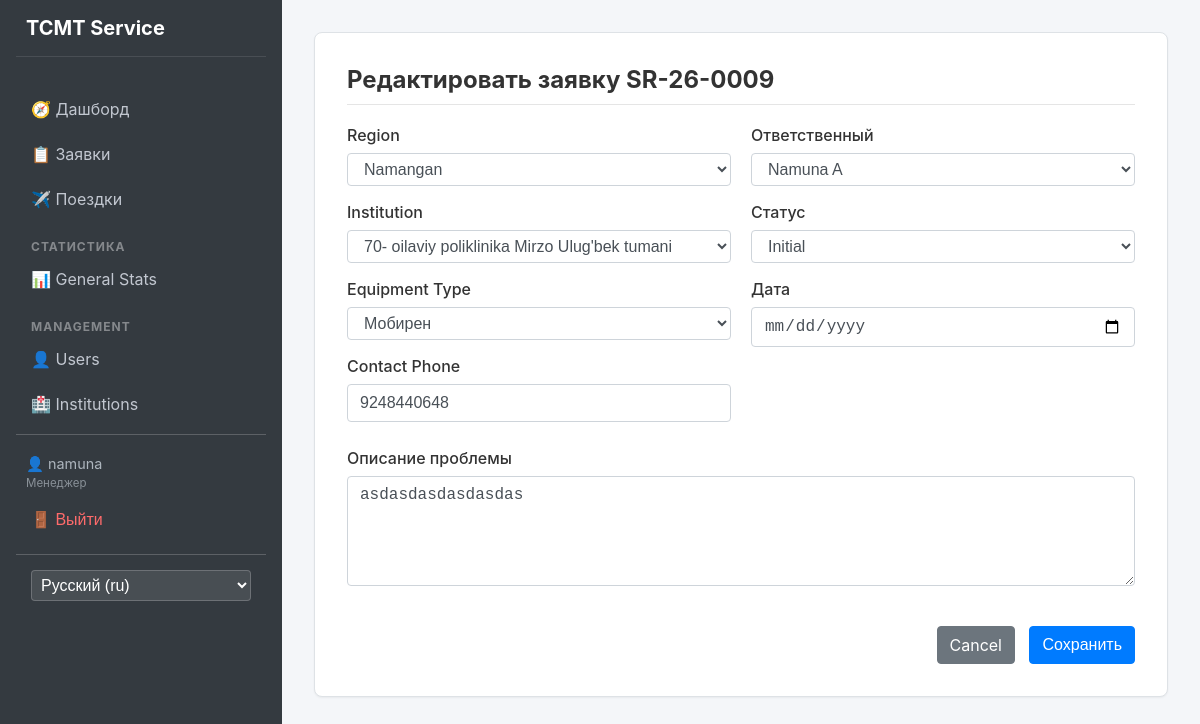
The page /requests/9/edit/ (signed in) on the database its author committed.
### apps/users/models.py (models this page shows)
class User(AbstractUser):
    class Role(models.TextChoices):
        ADMIN = 'admin', 'Администратор'
        MANAGER = 'manager', 'Менеджер'
        USER = 'user', 'Пользователь'
    full_name = models.CharField(max_length=255)
    passport = models.CharField(max_length=20)
    role = models.CharField(
        max_length=20,
        choices=Role.choices,
        default=Role.USER
    )
    def __str__(self):
        return self.full_name

### apps/requests/models.py (models this page shows, shortened)
class Request(models.Model):
    created_at = models.DateField(default=datetime.date.today)
    responsible = models.ForeignKey(
        settings.AUTH_USER_MODEL,
        on_delete=models.SET_NULL,
        null=True,
        related_name='requests'
    )
    region = models.ForeignKey(Region, on_delete=models.PROTECT)
    institution = models.ForeignKey(Institution, on_delete=models.PROTECT)
    description = models.TextField()
    contact_phone = models.CharField(max_length=20)
    request_number = models.CharField(
        max_length=20,
        unique=True,
        editable=False
    )
    equipment_type = models.ForeignKey(EquipmentType, on_delete=models.PROTECT)
    status = models.ForeignKey(Status, on_delete=models.PROTECT)

### apps/requests/views.py (the view)
# urls.py: path('<int:pk>/edit/', views.RequestUpdateView.as_view(), name='update'),
class RequestUpdateView(LoginRequiredMixin, UpdateView):
    model = Request
    template_name = 'requests/form.html'
    success_url = reverse_lazy('requests:list')
    def dispatch(self, request, *args, **kwargs):
        response = super().dispatch(request, *args, **kwargs)
        obj = self.object
        if request.user.role == User.Role.USER:
            if obj.status and obj.status.name in CLOSED_STATUSES:
                return redirect('requests:list')
        return response
    def get_context_data(self, **kwargs):
        context = super().get_context_data(**kwargs)
        context['institution_mapping'] = list(Institution.objects.values('id', 'region_id'))
        return context
    def get_form_class(self):
        if self.request.user.role == User.Role.USER:
            return RequestStatusForm
        return RequestForm

### apps/requests/forms.py
class RequestForm(forms.ModelForm):
    class Meta:
        model = Request
        exclude = ['request_number']
        widgets = {
            'description': forms.Textarea(attrs={'rows': 4}),
            'created_at': forms.DateInput(attrs={'type': 'date'}),
        }

### apps/core/models.py (called while the page is built)
    def __str__(self):
        return self.name

    def __str__(self):
        return self.name

    def __str__(self):
        return self.name

    def __str__(self):
        return self.name

### templates/requests/form.html (shortened to what this page needs)
{% extends 'base.html' %}
{% load i18n %}
{% block content %}
<div class="glass-container" style="max-width: 800px; margin: 0 auto;">
    <h2 style="color: black; border-bottom: 1px solid rgba(0,0,0,0.1); padding-bottom: 10px;">
        {% if form.instance.pk %}
        {% trans "Edit Request" %} {{ form.instance.request_number }}
        {% else %}
        {% trans "New Request" %}
        {% endif %}
    </h2>
    <form method="post">
        <div style="display: grid; grid-template-columns: 1fr 1fr; gap: 20px;">
            <div>
                <label>{% trans "Region" %}</label>
                {{ form.region }}
                <label>{% trans "Institution" %}</label>
                {{ form.institution }}
                <label>{% trans "Equipment Type" %}</label>
                {{ form.equipment_type }}
                <label>{% trans "Contact Phone" %}</label>
                {{ form.contact_phone }}
            </div>
            <div>
                <label>{% trans "Responsible" %}</label>
                {{ form.responsible }}
                <label>{% trans "Status" %}</label>
                {{ form.status }}
                <label>{% trans "Date" %}</label>
                {% if 'created_at' in form.fields %}
                {{ form.created_at }}
                {% else %}
                <input type="text" value="{{ form.instance.created_at|date:'d.m.Y' }}" disabled>
                {% endif %}
            </div>
        </div>
        <div style="margin-top: 10px;">
            <label>{% trans "Problem Description" %}</label>
            {{ form.description }}
        </div>
        <div style="margin-top: 20px; text-align: right;">
            <a href="{% url 'requests:list' %}" class="btn-primary"
                style="background-color: #6c757d; border-color: #6c757d; margin-right: 10px;">
                {% trans "Cancel" %}
            </a>
            <button type="submit" class="btn-primary">{% trans "Save" %}</button>
        </div>
    </form>
</div>
{% endblock %}

### templates/base.html (shortened to what this page needs)
<!DOCTYPE html>
<html lang="ru">
<head>
    {% load static %}
    {% load i18n %}
    <link rel="stylesheet" href="{% static 'css/style.css' %}">
</head>
<body>
    <div class="app-container">
        {% if user.is_authenticated %}
        <aside class="sidebar">
            <h2 style="color: white !important; border-bottom: 1px solid rgba(255,255,255,0.1);">TCMT Service</h2>
            <nav>
                <a href="{% url 'index' %}">🧭 {% trans "Dashboard" %}</a>
                <a href="{% url 'requests:list' %}">📋 {% trans "Requests" %}</a>
                <a href="{% url 'trips:list' %}">✈️ {% trans "Trips" %}</a>
                <div class="menu-divider">{% trans "Statistics" %}</div>
                <a href="{% url 'stats' %}">📊 {% trans "General Stats" %}</a>
                {% if user.role == 'admin' or user.role == 'manager' %}
                <div class="menu-divider">{% trans "Management" %}</div>
                <a href="{% url 'users:list' %}">👤 {% trans "Users" %}</a>
                <a href="{% url 'core:institution_list' %}">🏥 {% trans "Institutions" %}</a>
                {% endif %}
                <hr style="border-color: rgba(255,255,255,0.2); margin: 10px 0;">
                <div style="padding: 10px; font-size: 0.9em; color: #adb5bd;">
                    👤 {{ user.username }} <br>
                    <span style="font-size: 0.8em; opacity: 0.7;">{{ user.get_role_display }}</span>
                </div>
                <form action="{% url 'users:logout' %}" method="post" style="padding: 0; margin: 0;">
                    <button type="submit"
                        style="background: none; border: none; color: #ff6b6b; cursor: pointer; padding: 10px 15px; width: 100%; text-align: left; font-size: 1rem;">🚪
                        {% trans "Logout" %}</button>
                </form>
                <hr style="border-color: rgba(255,255,255,0.2); margin: 15px 0;">
                <form action="{% url 'set_language' %}" method="post" style="padding: 0 15px;">
                    <select name="language" onchange="this.form.submit()"
                        style="width: 100%; padding: 5px; background: rgba(255,255,255,0.1); color: white; border: 1px solid rgba(255,255,255,0.2); border-radius: 4px;">
                        {% get_current_language as LANGUAGE_CODE %}
                        {% get_available_languages as LANGUAGES %}
                        {% get_language_info_list for LANGUAGES as languages %}
                        {% for language in languages %}
                        <option value="{{ language.code }}" {% if language.code == LANGUAGE_CODE %} selected{% endif %}>
                            {{ language.name_local }} ({{ language.code }})
                        </option>
                        {% endfor %}
                    </select>
                </form>
            </nav>
        </aside>
        {% endif %}
        <main class="main-content">
            {% block content %}
            {% endblock %}
        </main>
    </div>
</body>
</html>

### static/css/style.css (style rules this page uses)
:root { --bg-body: #f4f6f9; --bg-card: #ffffff; --bg-sidebar: #343a40; --text-primary: #333333; --text-secondary: #6c757d; --text-white: #ffffff; --border-color: #dee2e6; --primary-color: #007bff; --primary-hover: #0056b3; --shadow-sm: 0 1px 2px rgba(0, 0, 0, 0.05); --shadow-md: 0 4px 6px rgba(0, 0, 0, 0.1); }
body { margin: 0; font-family: -apple-system, BlinkMacSystemFont, "Segoe UI", Roboto, "Helvetica Neue", Arial, sans-serif; background-color: var(--bg-body); color: var(--text-primary); min-height: 100vh; }
.app-container { display: flex; min-height: 100vh; }
.sidebar { width: 250px; background-color: var(--bg-sidebar); color: var(--text-white); display: flex; flex-direction: column; padding: 1rem; }
.sidebar h2 { font-size: 1.25rem; margin-bottom: 2rem; padding-left: 10px; border-bottom: 1px solid rgba(255, 255, 255, 0.1); padding-bottom: 1rem; }
.sidebar nav a { display: block; color: #c2c7d0; text-decoration: none; padding: 10px 15px; margin-bottom: 5px; border-radius: 4px; transition: all 0.2s; }
.menu-divider { padding: 15px 15px 5px; font-size: 0.75rem; text-transform: uppercase; letter-spacing: 1px; color: rgba(255, 255, 255, 0.4); font-weight: bold; }
.main-content { flex: 1; padding: 2rem; overflow-y: auto; }
.glass-container { background: var(--bg-card); border-radius: 8px; box-shadow: var(--shadow-sm); border: 1px solid var(--border-color); padding: 2rem; backdrop-filter: none; -webkit-backdrop-filter: none; }
label { display: block; margin-bottom: 0.5rem; font-weight: 500; color: var(--text-primary) !important; }
input, select, textarea { width: 100%; padding: 0.375rem 0.75rem; font-size: 1rem; line-height: 1.5; color: #495057; background-color: #fff; background-clip: padding-box; border: 1px solid #ced4da; border-radius: 0.25rem; transition: border-color .15s ease-in-out, box-shadow .15s ease-in-out; box-sizing: border-box; margin-bottom: 1rem; }
button.btn-primary, .btn-primary { display: inline-block; font-weight: 400; text-align: center; vertical-align: middle; cursor: pointer; background-color: var(--primary-color); border: 1px solid var(--primary-color); padding: 0.375rem 0.75rem; font-size: 1rem; line-height: 1.5; border-radius: 0.25rem; color: #fff !important; transition: color .15s ease-in-out, background-color .15s ease-in-out; text-decoration: none; }
h1, h2, h3, h4 { margin-top: 0; color: var(--text-primary) !important; }
hr { border: 0; border-top: 1px solid var(--border-color); }

### rows shown on the page
User: username "namuna", role "Менеджер"
Request: instance.request_number "SR-26-0009", region "Namangan", institution "70- oilaviy poliklinika Mirzo Ulug'bek tumani", equipment_type "Мобирен", contact_phone "9248440648", responsible "Namuna A", status "Initial", description "asdasdasdasdasdas"

### other values the page prints
form field language "Русский (ru)"
